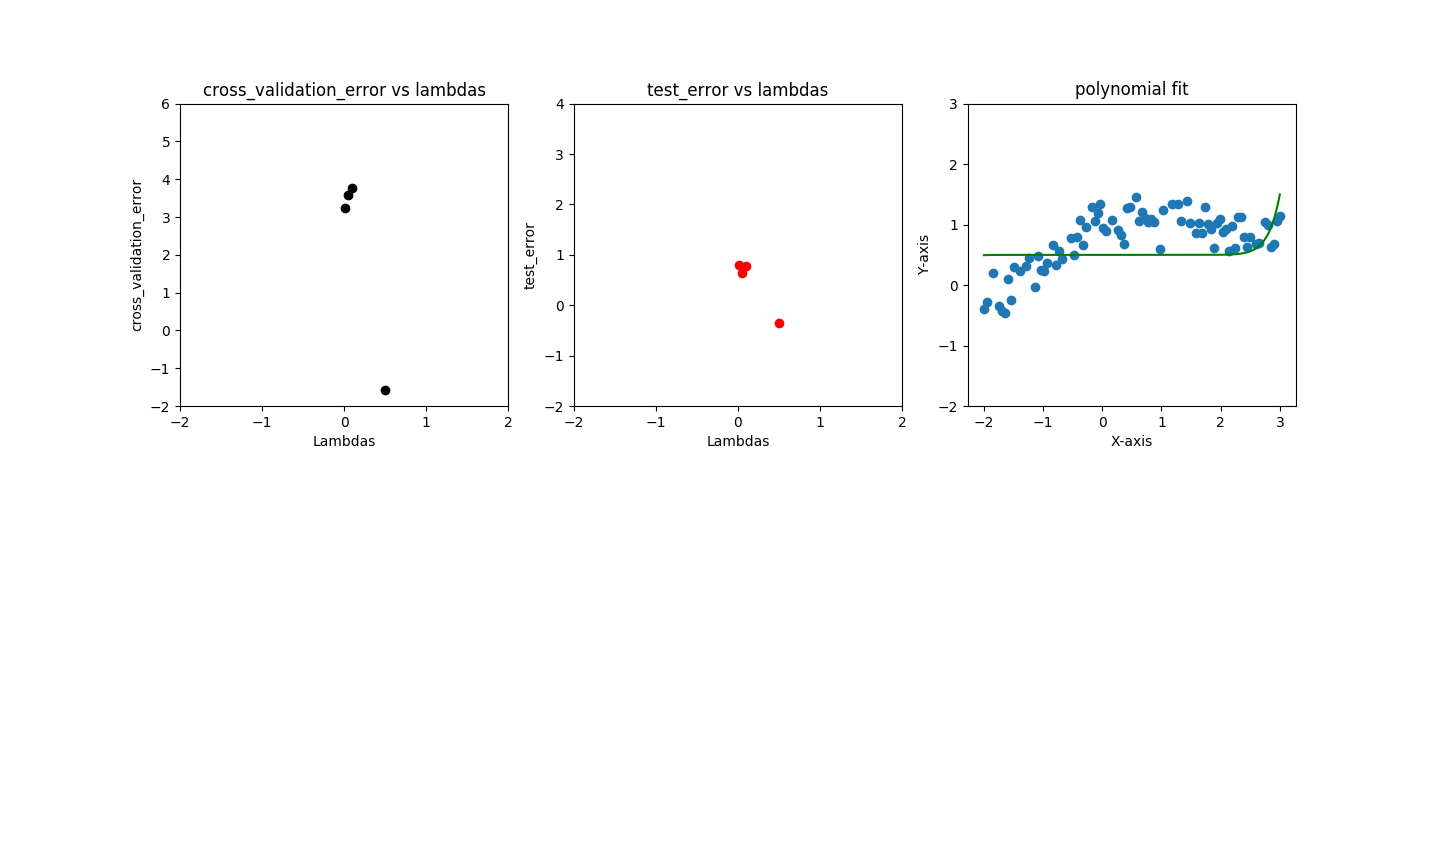

This figure's Python source:
import numpy as np
import matplotlib.pyplot as plt






def apply_ridge_regression(data,ridge_lambda):

	X_train=data[:,0][:80]
	Y_train=data[:,1][:80]

	
	

	alpha=0.00000000000000001
	theta=np.array([1]*16)
	iterations=100
	X_1=X_train

	for k in range(iterations):
		for j in range(16):
			#theta_0=theta[0]- alpha * (1/len(Y_train)) * np.sum([np.dot(X_train[i],theta)- Y_train[i] for i in range(len(Y_train))])
			theta[j]=theta[j]*(2*ridge_lambda) - alpha * (1/len(Y_train)) * np.sum([np.dot(np.power(X_1[i],j),np.dot(np.power(X_train[i],j),theta)-Y_train[i])for i in range(len(Y_train))])
		
		

	
	return theta






data=np.load("linRegData.npy")
ridge_lambdas=[0.01,0.05,0.1,0.5,1,5,10]
thetas=[]
for a in ridge_lambdas:
	l=apply_ridge_regression(data,a)
	thetas.append(l)

ct=0
avg_cross_val=[]

for i in thetas:
	ct=0
	error=[]
	while True:
		np.random.shuffle(data)
		val_data_X=data[:,0][ct:20+ct]
		val_data_Y=data[:,1][ct:20+ct]
		error_sum=0
		for j in range(20):
			y=0
			for k in range(16):
				y+=i[k]*(val_data_X[j]**k)
			error_sum+=(val_data_Y[j])-y
		error.append(error_sum)
		ct+=20
		if ct==100:
			avg_cross_val.append((sum(error)/20))
			break

index=avg_cross_val.index(min(avg_cross_val))


test_error=[]
for i in thetas:
	
	np.random.shuffle(data)
	test_data_X=data[:,0][80:]
	test_data_Y=data[:,1][80:]
	error_sum=0
	for j in range(20):
		y=0
		for k in range(16):
			y+=i[k]*(test_data_X[j]**k)
		error_sum+=(test_data_Y[j])-y
	test_error.append(error_sum/20)



plt.figure(1)


plt.subplot('231')
plt.xlabel("Lambdas")
plt.ylabel("cross_validation_error")
axes = plt.gca()
axes.set_ylim([-2,6])
plt.scatter(ridge_lambdas,avg_cross_val, color='black')
plt.title("cross_validation_error vs lambdas")

plt.subplot('232')
plt.xlabel("Lambdas")
plt.ylabel("test_error")
axes = plt.gca()
axes.set_ylim([-2,4])
plt.scatter(ridge_lambdas,test_error, color='red')
plt.title("test_error vs lambdas")

plt.subplot('233')
plt.xlabel("X-axis")
plt.ylabel("Y-axis")

choosen_theta=thetas[index]

j=[]
for i in data[:,0][:80]:
	y=0
	for k in range(16):
			y+=choosen_theta[k]*(i**k)
	j.append(y)

j=list(map(lambda x: x/max(j)+0.5,j))




p15 = np.poly1d(np.polyfit(data[:,0][:80], j, 15))
axes = plt.gca()
axes.set_ylim([-2,3])
plt.scatter(data[:,0][:80],data[:,1][:80])
x=np.linspace(-2,3,1000)
plt.plot(x, p15(x), '-',color="green")

plt.title("polynomial fit")


plt.show()
